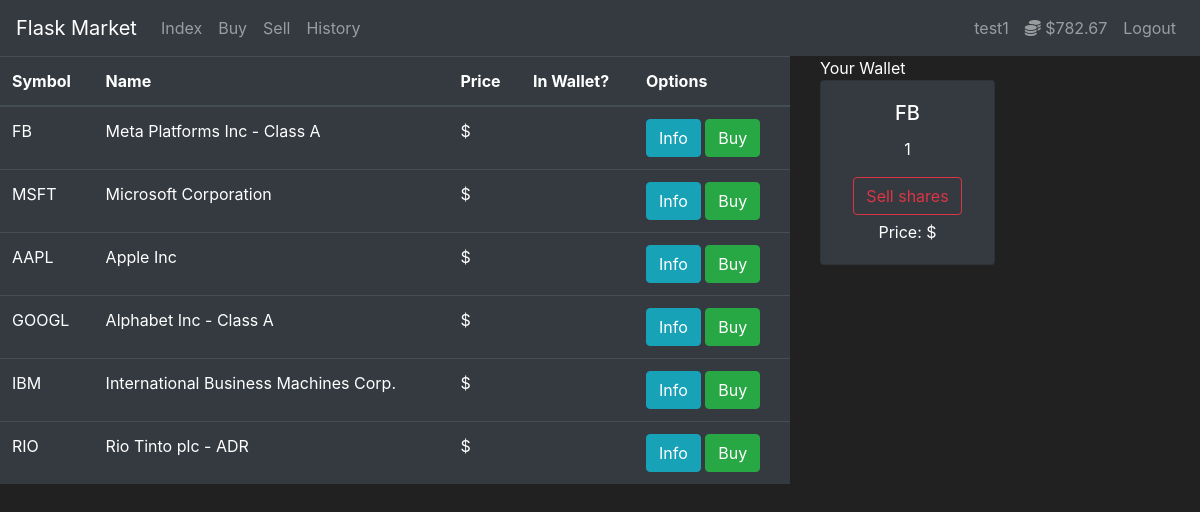
Page /index (signed in) on the committed database.
### market/models.py (models this page shows, shortened)
class Users(db.Model, UserMixin):
    id = db.Column(db.Integer(), nullable=False, unique=True, primary_key=True, autoincrement=True)
    username = db.Column(db.String(length=30), nullable=False, unique=True)
    email = db.Column(db.String(length=50), nullable=False, unique=True)
    hash = db.Column(db.String(length=60), nullable=False)
    cash = db.Column(db.Integer(), nullable=False, default=1000)
    @property
    def password(self):
        return self.password

class Stocks(db.Model):
    symbol = db.Column(db.String(), primary_key=True, nullable=False, unique=True)
    name = db.Column(db.String(length=30), nullable=False, unique=True)  #type of data, ;imit to 30, not null, unique

class Wallet(db.Model):
  id = db.Column(db.Integer(), nullable=False, unique=True, primary_key=True, autoincrement=True)
  user_id = db.Column(db.Integer(), db.ForeignKey("users.id"))
  stock = db.Column(db.String(), db.ForeignKey("stocks.symbol"))
  price_paid = db.Column(db.Integer(), nullable=False)
  shares = db.Column(db.Integer(), nullable=False)

### market/routes.py (the view)
@app.route("/index", methods=['GET', 'POST'])
@login_required
def index_page():
    stocks = Stocks.query.all()
    stocks_wallet = Wallet.query.filter_by(user_id=current_user.id)
    if request.method == 'POST':
        if item_to_buy:
            if current_user.cash >= item_to_buy.price:
                item_to_buy.buy(current_user)
                flash(f"Your purchase is completed! {item_to_buy.name} for {item_to_buy.price}$", category="success")
                return redirect(url_for("index_page"))
            else:
                flash("There is not enough cash to purchase this item", category="danger")
                return redirect(url_for("index_page"))
        elif item_to_sell and item_to_sell.owner == current_user.id :
            item_to_sell.sell(current_user)
            flash(f"You have successfully sold {item_to_sell.name} for {item_to_sell.price}$", category="success")
            return redirect(url_for("index_page"))
    else:
        return render_template("index.html", stocks=stocks, stocks_wallet=stocks_wallet)

### market/helpers.py (called while the page is built)
def usd(value):
    return f"${value:,.2f}"

### market/models.py (called while the page is built)
@login_manager.user_loader
def load_user(user_id):
    return Users.query.get(int(user_id))

### market/templates/index.html (shortened to what this page needs)
{% extends "layout.html" %}
{% block content %}
<div class="row">
    <div class="col-8">
      <table class="table table-hover table-dark">
        <thead>
          <tr>
            <th scope="col">Symbol</th>
            <th scope="col">Name</th>
            <th scope="col">Price</th>
            <th scope="col">In Wallet?</th>
            <th scope="col">Options</th>
          </tr>
        </thead>
        <tbody>
          {% for stock in stocks %}
          <tr>
            <td>{{stock.symbol}}</td>
            <td>{{stock.name}}</td>
            <td>{{stock.price}}$</td>
            <td>{{stock.price}}</td>
            <td>
              <button class="btn btn-outline btn-info" data-toggle="modal" data-target="#info-modal-{{stock.symbol}}" >Info</button>
              <a href="{{ url_for('buy_page') }}">
                <button class="btn btn-outline btn-success">Buy</button>
              </a>
            </td>
          </tr>
          {% endfor %}
        </tbody>
      </table>
    </div>
    <div class="col-4">
      Your Wallet
      <br>
      <div class="row">
      {% for stock in stocks_wallet %}
        <div class="col-md-6">
                <div style="margin-bottom: 5px" class="card text-center bg-dark">
                      <div class="card-body">
                          <h5 class="card-title">{{ stock.stock }} </h5>
                          <p classs="shares">{{stock.shares}}</p>
                          <button type="button" class="btn btn-outline-danger" style="margin-bottom: 5px" >
                              Sell shares
                          </button>
                          <p class="card-text">
                            Price: {{ stock.price }}$
                          </p>
                      </div>
                </div>
        </div>
      {% endfor %}
      </div>
    </div>
</div>
{% endblock %}

### market/templates/layout.html (shortened to what this page needs)
<!DOCTYPE html>
<html lang="en">
  <head>
    <link rel="stylesheet" href="https://cdn.jsdelivr.net/npm/bootstrap@4.6.1/dist/css/bootstrap.min.css">    <title>Flask Market: {% block title %} {% endblock %}</title>
  </head>
  <body>
    <nav class="navbar navbar-expand-md navbar-dark bg-dark">
      <a class="navbar-brand" href="{{ url_for('home_page') }}">Flask Market</a>
      <div class="collapse navbar-collapse" id="navbarNav">
        <ul class="navbar-nav mr-auto">
          <li class="nav-item">
            <a class="nav-link" href="{{ url_for('index_page') }}">Index</a>
          </li>
          <li class="nav-item">
            <a class="nav-link" href="{{ url_for('buy_page') }}">Buy <span class="sr-only">(current)</span></a>
          </li>
          <li class="nav-item">
            <a class="nav-link" href="{{ url_for('sell_page') }}">Sell <span class="sr-only">(current)</span></a>
          </li>
          <li class="nav-item">
            <a class="nav-link" href="{{ url_for('history_page') }}">History <span class="sr-only">(current)</span></a>
          </li>
        </ul>
        {% if current_user.is_authenticated %}
          <ul class="navbar-nav">
            <li class="nav-item">
              <a class="nav-link username">{{current_user.username}}</a>
            </li>
            <li class="nav-item">
              <a class="nav-link cash" >
                <i class="fas fa-coins"></i>
                {{current_user.cash | usd}}
              </a>
            </li>
            <li class="nav-item">
              <a class="nav-link" href="{{ url_for('logout_page') }}">Logout</a>
            </li>
          </ul>
        {% endif %}
      </div>
    </nav>
    {% block content %} {% endblock %}
  </body>
</html>

### market/templates/layout.html (style rules this page uses)
body { background-color: #212121; color: #fff; }

### rows in the picture
Users: username "test1", cash "$782.67"
Stocks: symbol "FB", name "Meta Platforms Inc - Class A"
Stocks: symbol "MSFT", name "Microsoft Corporation"
Stocks: symbol "AAPL", name "Apple Inc"
Stocks: symbol "GOOGL", name "Alphabet Inc - Class A"
Stocks: symbol "IBM", name "International Business Machines Corp."
Stocks: symbol "RIO", name "Rio Tinto plc - ADR"
Wallet: stock "FB", shares "1"
